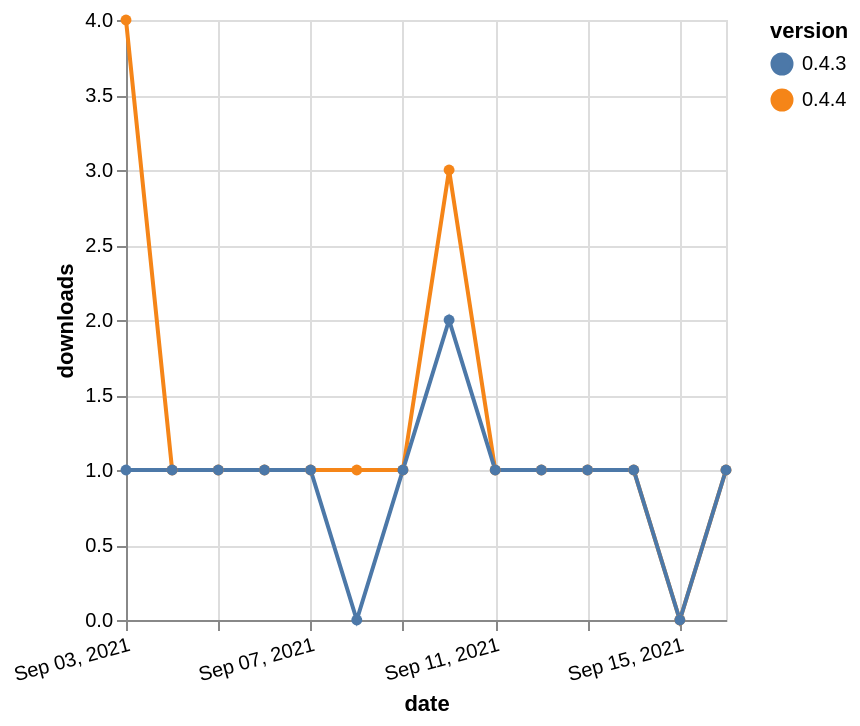

Here is the Vega-Lite specification saved for this chart:
### Vega-Lite specification from a JSON file in a GitHub repository (floating-point values rounded to 4 significant figures)
{"$schema": "https://vega.github.io/schema/vega-lite/v5.json", "description": "A simple bar chart with embedded data.", "data": {"values": [{"date": "2021-09-03", "total": 31, "delta": 4, "version": "0.4.4"}, {"date": "2021-09-04", "total": 32, "delta": 1, "version": "0.4.4"}, {"date": "2021-09-05", "total": 33, "delta": 1, "version": "0.4.4"}, {"date": "2021-09-06", "total": 34, "delta": 1, "version": "0.4.4"}, {"date": "2021-09-07", "total": 35, "delta": 1, "version": "0.4.4"}, {"date": "2021-09-08", "total": 36, "delta": 1, "version": "0.4.4"}, {"date": "2021-09-09", "total": 37, "delta": 1, "version": "0.4.4"}, {"date": "2021-09-10", "total": 40, "delta": 3, "version": "0.4.4"}, {"date": "2021-09-11", "total": 41, "delta": 1, "version": "0.4.4"}, {"date": "2021-09-12", "total": 42, "delta": 1, "version": "0.4.4"}, {"date": "2021-09-13", "total": 43, "delta": 1, "version": "0.4.4"}, {"date": "2021-09-14", "total": 44, "delta": 1, "version": "0.4.4"}, {"date": "2021-09-15", "total": 44, "delta": 0, "version": "0.4.4"}, {"date": "2021-09-16", "total": 45, "delta": 1, "version": "0.4.4"}, {"date": "2021-09-03", "total": 157, "delta": 1, "version": "0.4.3"}, {"date": "2021-09-04", "total": 158, "delta": 1, "version": "0.4.3"}, {"date": "2021-09-05", "total": 159, "delta": 1, "version": "0.4.3"}, {"date": "2021-09-06", "total": 160, "delta": 1, "version": "0.4.3"}, {"date": "2021-09-07", "total": 161, "delta": 1, "version": "0.4.3"}, {"date": "2021-09-08", "total": 161, "delta": 0, "version": "0.4.3"}, {"date": "2021-09-09", "total": 162, "delta": 1, "version": "0.4.3"}, {"date": "2021-09-10", "total": 164, "delta": 2, "version": "0.4.3"}, {"date": "2021-09-11", "total": 165, "delta": 1, "version": "0.4.3"}, {"date": "2021-09-12", "total": 166, "delta": 1, "version": "0.4.3"}, {"date": "2021-09-13", "total": 167, "delta": 1, "version": "0.4.3"}, {"date": "2021-09-14", "total": 168, "delta": 1, "version": "0.4.3"}, {"date": "2021-09-15", "total": 168, "delta": 0, "version": "0.4.3"}, {"date": "2021-09-16", "total": 169, "delta": 1, "version": "0.4.3"}]}, "width": "container", "mark": {"type": "line", "point": {"filled": true}}, "encoding": {"x": {"field": "date", "type": "temporal", "timeUnit": "yearmonthdate", "title": "date", "axis": {"labelAngle": -15}}, "y": {"field": "delta", "type": "quantitative", "title": "downloads"}, "color": {"field": "version", "type": "nominal"}, "tooltip": {"field": "delta"}}}
